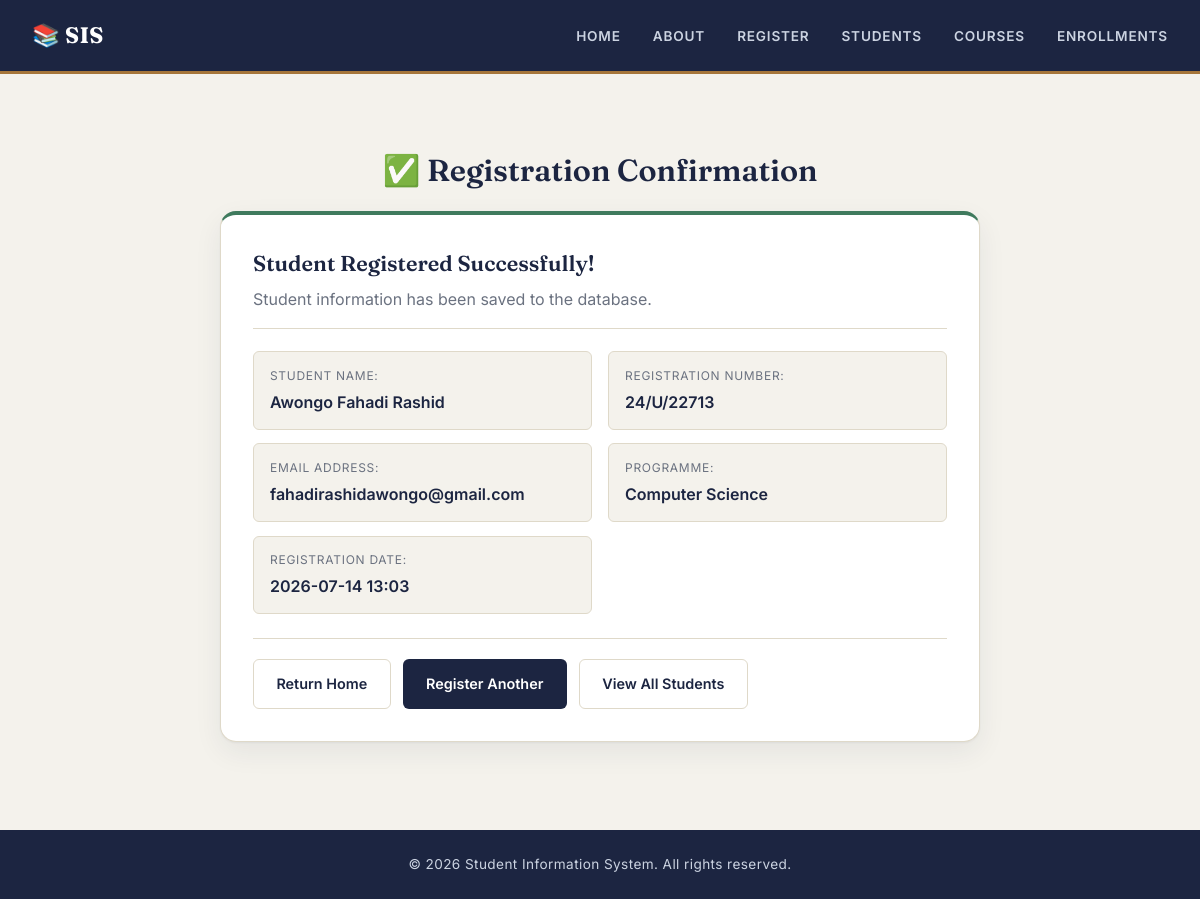
/student/Awongo Fahadi Rashid, run on the app's committed database.
### models.py (models this page shows, shortened)
class Student(db.Model):
    __tablename__ = 'students'
    id = db.Column(db.Integer, primary_key=True)
    student_name = db.Column(db.String(100), nullable=False)
    registration_number = db.Column(db.String(50), unique=True, nullable=False)
    email = db.Column(db.String(100), unique=True, nullable=False)
    programme = db.Column(db.String(100), nullable=False)
    registration_date = db.Column(db.DateTime, default=datetime.utcnow)
    is_active = db.Column(db.Boolean, default=True)

### app.py (the view)
@app.route('/student/<name>')
def student_profile(name):
    students = get_student_by_name(name)
    if students:
        return render_template('confirmation.html', student=students[0])
    else:
        flash('Student not found!', 'error')
        return redirect(url_for('register'))

### database.py (called while the page is built)
def get_student_by_name(name):
    return Student.query.filter(
        Student.student_name.contains(name),
        Student.is_active == True
    ).all()

### templates/confirmation.html (shortened to what this page needs)
{% extends "base.html" %}
{% block styles %}
<link rel="stylesheet" href="{{ url_for('static', filename='confirmation.css') }}">
{% endblock %}
{% block content %}
    <section class="confirmation-page">
        <h2>✅ Registration Confirmation</h2>
        <div class="confirmation-card">
            <div class="confirmation-header">
                <h3>Student Registered Successfully!</h3>
                <p>Student information has been saved to the database.</p>
            </div>
            <div class="student-details">
                <div class="detail-item">
                    <span class="detail-label">Student Name:</span>
                    <span class="detail-value">{{ student.student_name }}</span>
                </div>
                <div class="detail-item">
                    <span class="detail-label">Registration Number:</span>
                    <span class="detail-value">{{ student.registration_number }}</span>
                </div>
                <div class="detail-item">
                    <span class="detail-label">Email Address:</span>
                    <span class="detail-value">{{ student.email }}</span>
                </div>
                <div class="detail-item">
                    <span class="detail-label">Programme:</span>
                    <span class="detail-value">{{ student.programme }}</span>
                </div>
                <div class="detail-item">
                    <span class="detail-label">Registration Date:</span>
                    <span class="detail-value">{{ student.registration_date.strftime('%Y-%m-%d %H:%M') }}</span>
                </div>
            </div>
            <div class="confirmation-actions">
                <a href="{{ url_for('home') }}" class="btn btn-secondary">Return Home</a>
                <a href="{{ url_for('register') }}" class="btn btn-primary">Register Another</a>
                <a href="{{ url_for('students_list') }}" class="btn btn-secondary">View All Students</a>
            </div>
        </div>
    </section>
{% endblock %}

### static/style.css (style rules this page uses)
:root { --color-ink: #1c2541; --color-ink-soft: #3a506b; --color-paper: #f4f2ec; --color-surface: #ffffff; --color-line: #dfd9c9; --color-accent: #a6763a; --color-accent-soft: #eadfc9; --color-success: #3f7a5d; --color-success-bg: #e4efe8; --color-danger: #b4483c; --color-danger-bg: #f7e7e4; --color-info: #3a6f8f; --color-info-bg: #e5eef2; --color-muted: #6b7280; --font-display: 'Fraunces', Georgia, serif; --font-body: 'Inter', -apple-system, BlinkMacSystemFont, sans-serif; --font-mono: 'IBM Plex Mono', 'Courier New', monospace; --radius-sm: 6px; --radius-md: 10px; --radius-lg: 16px; --shadow-card: 0 1px 2px rgba(28,37,65,.05), 0 10px 28px rgba(28,37,65,.07); }
* { margin: 0; padding: 0; box-sizing: border-box; }
body { font-family: var(--font-body); background: var(--color-paper); color: var(--color-ink); line-height: 1.6; min-height: 100vh; display: flex; flex-direction: column; }
h1, h2, h3, h4 { font-family: var(--font-display); color: var(--color-ink); font-weight: 600; }
a { color: inherit; }
.btn { display: inline-flex; justify-content: center; align-items: center; gap: .4rem; padding: .75rem 1.4rem; border: 1px solid transparent; border-radius: var(--radius-sm); text-decoration: none; cursor: pointer; font-family: var(--font-body); font-weight: 600; font-size: .9rem; transition: transform .15s ease, background .15s ease, border-color .15s ease; }
.btn-primary { background: var(--color-ink); color: #fff; }
.btn-secondary { background: transparent; color: var(--color-ink); border-color: var(--color-line); }

### static/confirmation.css (style rules this page uses)
.confirmation-page { display: flex; flex-direction: column; align-items: center; padding: 2rem 0 3rem; }
.confirmation-page h2 { font-size: 1.9rem; margin-bottom: 1rem; }
.confirmation-card { width: 100%; max-width: 760px; background: var(--color-surface); border: 1px solid var(--color-line); border-top: 4px solid var(--color-success); border-radius: var(--radius-lg); box-shadow: var(--shadow-card); padding: 2rem; }
.confirmation-header { margin-bottom: 1.35rem; padding-bottom: 1rem; border-bottom: 1px solid var(--color-line); }
.confirmation-header h3 { font-size: 1.35rem; margin-bottom: .35rem; }
.confirmation-header p { color: var(--color-muted); }
.student-details { display: grid; grid-template-columns: 1fr 1fr; gap: .85rem 1rem; }
.detail-item { background: var(--color-paper); border: 1px solid var(--color-line); border-radius: var(--radius-sm); padding: .85rem 1rem; }
.detail-label { display: block; font-size: .75rem; text-transform: uppercase; letter-spacing: .06em; color: var(--color-muted); margin-bottom: .3rem; }
.detail-value { font-weight: 600; color: var(--color-ink); word-break: break-word; }
.confirmation-actions { margin-top: 1.5rem; padding-top: 1.25rem; border-top: 1px solid var(--color-line); display: flex; gap: .75rem; flex-wrap: wrap; }

### data on the page
Student: student_name "Awongo Fahadi Rashid", registration_number "24/U/22713", email "fahadirashidawongo@gmail.com", programme "Computer Science", registration_date "2026-07-14 13:03"
